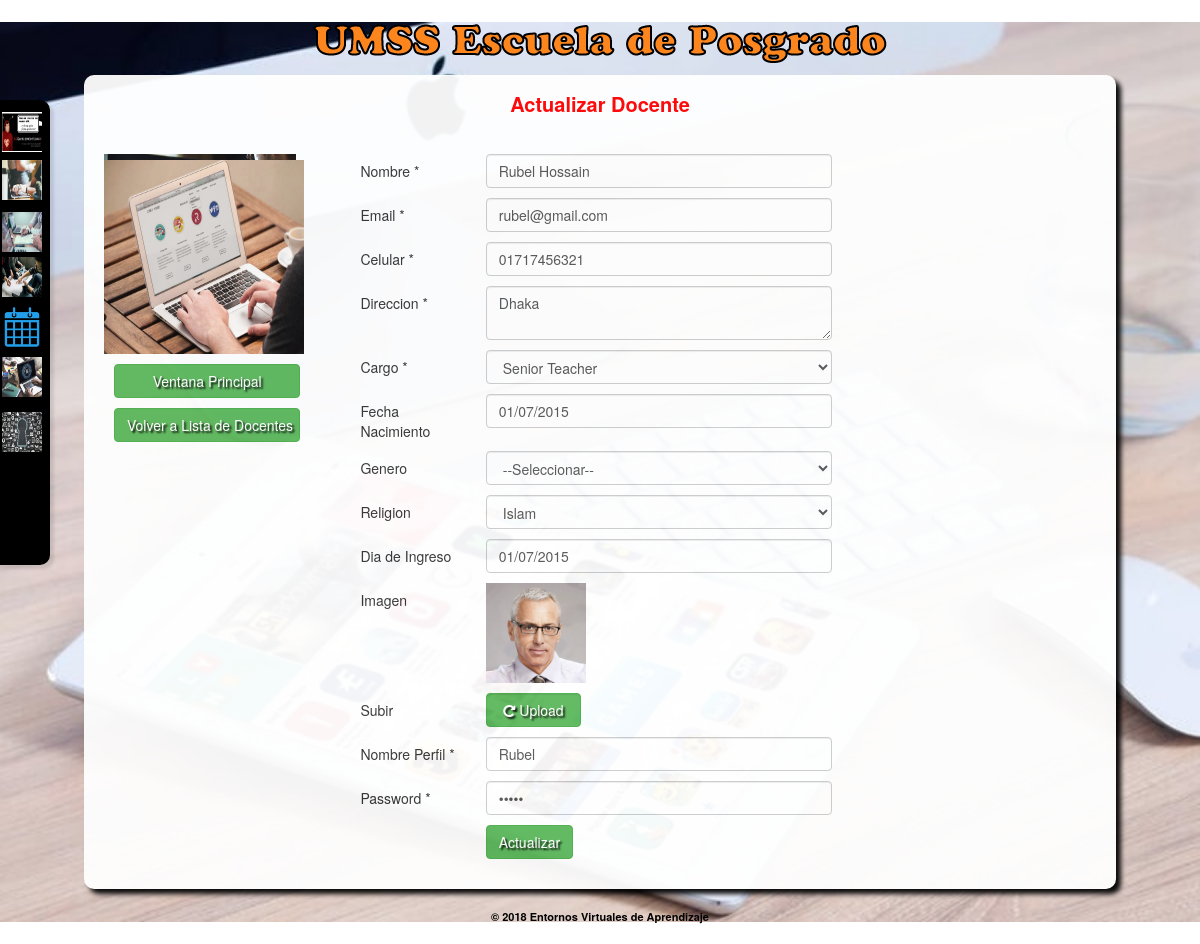
Screenshot of /teacher/add_teacher.php?id=3 (signed in) with the database file from the repository.
### tables this page shows
CREATE TABLE IF NOT EXISTS `tbl_add_teacher` (
  `teacher_id` int(11) NOT NULL AUTO_INCREMENT,
  `t_name` varchar(200) NOT NULL,
  `t_designation` varchar(200) NOT NULL,
  `t_dob` varchar(50) NOT NULL,
  `t_gender` varchar(200) NOT NULL,
  `t_religion` varchar(200) NOT NULL,
  `t_email` varchar(200) NOT NULL,
  `t_phone` varchar(200) NOT NULL,
  `t_address` varchar(500) NOT NULL,
  `t_joining_date` varchar(100) NOT NULL,
  `t_photo` varchar(100) NOT NULL,
  `t_username` varchar(100) NOT NULL,
  `t_password` varchar(200) NOT NULL,
  `created_date` timestamp NOT NULL DEFAULT CURRENT_TIMESTAMP,
  PRIMARY KEY (`teacher_id`)
);

CREATE TABLE IF NOT EXISTS `tbl_add_designation` (
  `designation_id` int(11) NOT NULL AUTO_INCREMENT,
  `designation_name` varchar(200) NOT NULL,
  `created_date` timestamp NOT NULL DEFAULT CURRENT_TIMESTAMP,
  PRIMARY KEY (`designation_id`)
);

### teacher/add_teacher.php (the view, shortened to what this page needs)
<?php include('../header.php');
?>
<?php
$t_name =  "";
$t_designation =  "";
$t_dob =  "";
$t_religion =  "";
$t_email =  "";
$t_phone =  "";
$t_address =  "";
$t_joining_date =  "";
$t_username =  "";
$t_password =  "";
$title = 'Añadir Nuevo Docente';
$button_text="Guardar";
$image = WEB_URL . 'img/no_image.jpg';
if(isset($_GET['id']) && $_GET['id'] != ''){
	$result = mysqli_query($link,"SELECT * FROM tbl_add_teacher where teacher_id = '" . $_GET['id'] . "'");
	while($row = mysqli_fetch_array($result)){
		if($row['t_photo'] != ''){
			$image = WEB_URL . 'img/upload/' . $row['t_photo'];
		}
		$t_name = $row['t_name'];
		$t_designation = $row['t_designation'];
		$t_dob = $row['t_dob'];
		$t_religion = $row['t_religion'];
		$t_email = $row['t_email'];
		$t_phone = $row['t_phone'];
		$t_address = $row['t_address'];
		$t_joining_date = $row['t_joining_date'];
		$t_username = $row['t_username'];
		$t_password = $row['t_password'];
		$title = 'Actualizar Docente';
		$button_text="Actualizar";
	}
}
?>
  <link type="text/css" href="<?php echo WEB_URL; ?>css/bootstrap.css" rel="stylesheet" />
  <div class="content">
    <div class="header_text_inside">
      <div id="PreviewImage" class="header_text_left"><?php echo $title; ?></div>
    </div>
    <div class="main_content">
      <div class="main_content_left">
        <div><img height="200" width="200" src="<?php echo WEB_URL; ?>img/tr.png"/></div>
        <div class="my_button"><a class="btn btn_back btn-success" href="<?php echo WEB_URL; ?>dashboard.php">Ventana Principal</a></div>
        <div class="my_button"><a class="btn btn_back btn-success" href="<?php echo WEB_URL; ?>teacher/teacher_list.php">Volver a Lista de Docentes</a></div>
      </div>
      <div class="frmstyle">
        <form enctype="multipart/form-data" onSubmit="return validationForm();" method="post" role="form" class="form-horizontal">
          <div class="form-group">
            <label class="col-sm-2 control-label" for="txtTrName"> Nombre * </label>
            <div class="col-sm-6">
              <input type="text" value="<?php echo $t_name;?>" name="txtTrName" id="txtTrName" class="form-control">
            </div>
            <span class="col-sm-4 control-label"> </span> </div>
            <div class="form-group">
            <label class="col-sm-2 control-label" for="txtTrEmail"> Email * </label>
            <div class="col-sm-6">
              <input type="text" value="<?php echo $t_email;?>" name="txtTrEmail" id="txtTrEmail" class="form-control">
            </div>
            <span class="col-sm-4 control-label"> </span> </div>
             <div class="form-group">
            <label class="col-sm-2 control-label" for="txtTrPhone"> Celular * </label>
            <div class="col-sm-6">
              <input type="text" value="<?php echo $t_phone;?>" name="txtTrPhone" id="txtTrPhone" class="form-control">
            </div>
            <span class="col-sm-4 control-label"> </span> </div>
          <div class="form-group">
            <label class="col-sm-2 control-label" for="txtTrAddress"> Direccion * </label>
            <div class="col-sm-6">
              <textarea name="txtTrAddress" id="txtTrAddress" class="form-control"><?php echo $t_address;?></textarea>
            </div>
            <span class="col-sm-4 control-label"> </span> </div>
          <div class="form-group">
            <label class="col-sm-2 control-label" for="txtTrDesignation"> Cargo * </label>
            <div class="col-sm-6">
              <select class="form-control" id="txtTrDesignation" name="txtTrDesignation">
                <?php
				  	$result_designation = mysqli_query($link,"SELECT * FROM tbl_add_designation order by designation_name ASC");
					while($row_designation = mysqli_fetch_array($result_designation)){
				  ?>
                <option <?php if($t_designation == $row_designation['designation_name']){echo 'selected';}?> value="<?php echo $row_designation['designation_name'];?>"><?php echo $row_designation['designation_name'];?></option>
                <?php } ?>
              </select>
            </div>
            <span class="col-sm-4 control-label"> </span> </div>
          <div class="form-group">
            <label class="col-sm-2 control-label" for="txtTrDateOfBirth"> Fecha Nacimiento </label>
            <div class="col-sm-6">
              <input type="text" value="<?php echo $t_dob;?>" name="txtTrDateOfBirth" id="txtTrDateOfBirth" class="form-control datepicker">
            </div>
            <span class="col-sm-4 control-label"> </span> </div>
          <div class="form-group">
            <label class="col-sm-2 control-label" for="ddlTrSex"> Genero </label>
            <div class="col-sm-6">
              <select class="form-control" id="ddlTrSex" name="ddlTrSex">
              	<option value="">--Seleccionar--</option>
              </select>
            </div>
            <span class="col-sm-4 control-label"> </span> </div>
          <div class="form-group">
            <label class="col-sm-2 control-label" for="txtTrReligion"> Religion </label>
            <div class="col-sm-6">
               <select class="form-control" id="txtTrReligion" name="txtTrReligion">
                <option <?php if($t_religion =='Islam'){echo 'selected';}?> value="Islam">Islam</option>
              </select>
            </div>
            <span class="col-sm-4 control-label"> </span> </div>
          <div class="form-group">
            <label class="col-sm-2 control-label" for="txtTrJoiningDate"> Dia de Ingreso </label>
            <div class="col-sm-6">
              <input type="text" value="<?php echo $t_joining_date;?>" name="txtTrJoiningDate" id="txtTrJoiningDate" class="form-control datepicker">
            </div>
            <span class="col-sm-4 control-label"> </span> </div>
             <div class="form-group">
            <label class="col-sm-2 control-label" for="txtTrImage">Imagen</label>
            <div class="col-sm-6" align="left">
             <img src="<?php echo $image; ?>" style="height:100px;width:100px;" id="output"/>
            </div>
            <span class="col-sm-4 control-label"> </span> </div>
          <div class="form-group">
            <label class="col-sm-2 control-label col-xs-8 col-md-2" for="photo"> Subir </label>
            <div class="col-sm-2 col-xs-6 col-md-2">
              <div class="fileUpload btn btn-success form-control"> <span class="fa fa-repeat"></span> <span>Upload</span>
              </div>
            </div>
            <span class="col-sm-4 control-label col-xs-6 col-md-4"> </span> </div>
          <div class="form-group">
            <label class="col-sm-2 control-label" for="txtTrProfile"> Nombre Perfil * </label>
            <div class="col-sm-6">
              <input type="text" value="<?php echo $t_username;?>" name="txtTrProfile" id="txtTrProfile" class="form-control">
            </div>
            <span class="col-sm-4 control-label"> </span> </div>
          <div class="form-group">
            <label class="col-sm-2 control-label" for="password"> Password * </label>
            <div class="col-sm-6">
              <input type="password" value="<?php echo $t_password;?>" name="password" id="password" class="form-control">
            </div>
            <span class="col-sm-4 control-label"> </span> </div>
          <div class="form-group">
            <div class="col-sm-offset-2 col-sm-8">
              <input type="submit" value="<?php echo $button_text;?>" class="btn btn-success">
            </div>
          </div>
        </form>
      </div>
    </div>
  </div>
  <?php include('../copyright.php');?>
  <?php include('../footer.php');?>

### css/style.css (style rules this page uses)
body { font-family: Verdana,Arial,Helvetica,sans-serif; font-size: 12px; }
.content { width:86%; height:auto; margin:0 auto; background:#fff; opacity: 0.95; box-shadow:5px 5px 5px #000; border-radius:10px; min-height:517px; position:relative; }
a { outline:none !important; }
.header_text_inside { width:100%; font-size:20px; color:red; text-align:center; font-weight:bold; padding-top:15px; }
.header_text_left { width:100%; text-align:center; }
.main_content { width:100%; margin-top:10px; }
.main_content_left { width:20%; float:left; margin-left:20px; margin-top:25px; }
.frmstyle { width:70%; margin-left:50px; float:left; margin-top:25px; }
.btn_back { width:100%; }
.my_button { margin:10px; }

### rows the page displays
tbl_add_teacher: txtTrName "Rubel Hossain", txtTrEmail "rubel@gmail.com", txtTrPhone "01717456321", txtTrAddress "Dhaka", txtTrDesignation "Senior Teacher", txtTrDateOfBirth "01/07/2015", txtTrReligion "Islam", txtTrJoiningDate "01/07/2015", t_photo (picture), txtTrProfile "Rubel"

### other values shown
$title "Actualizar Docente"
